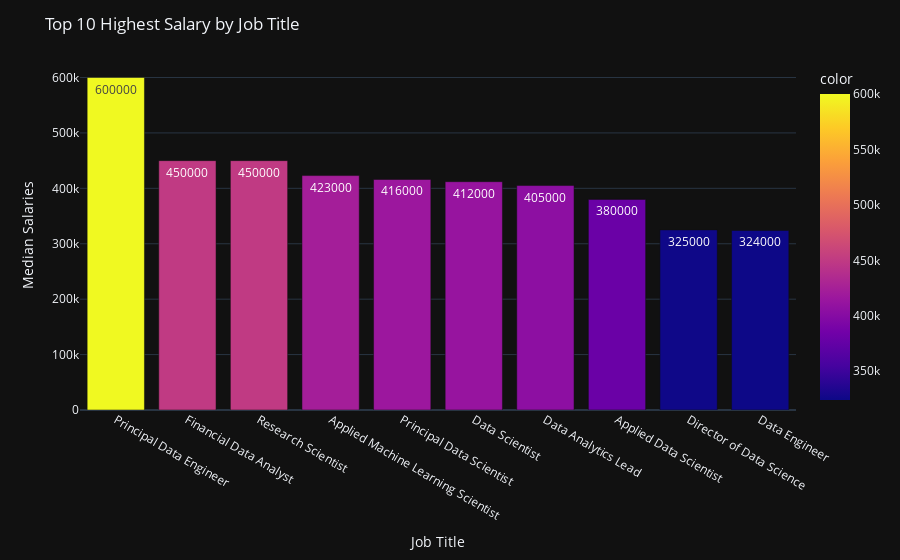
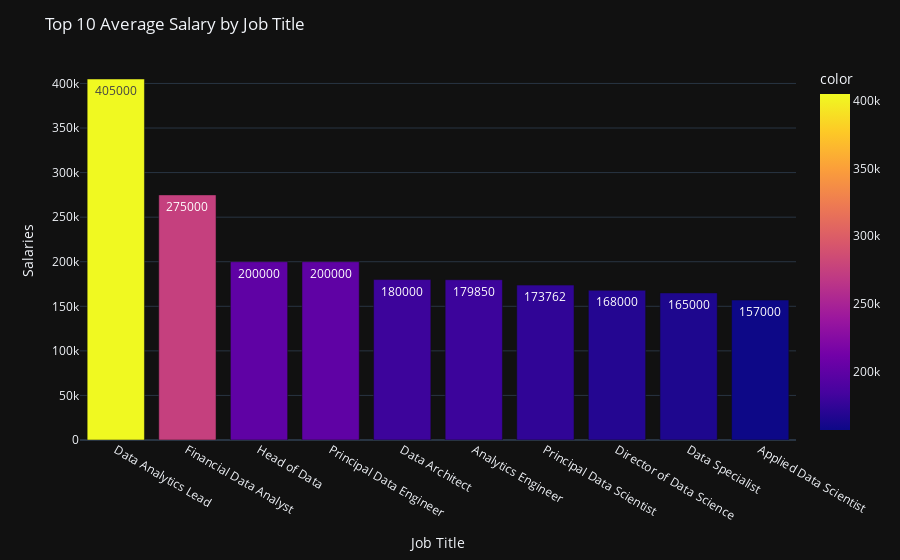

The notebook cell saved with these charts, in order:
### Markdown cell above
About salary by company size:
 - Mid sized companies have a higher distribution of salaries than a large size company
 - Small sized companies have the lowest salaries
 - Mean salaries are similar for mid and large sized companies

### Code cell
salary_job_highest = df.groupby(['salary_in_usd','job_title']).size().reset_index()
salary_job_highest = salary_job_highest.nlargest(10, 'salary_in_usd')

salary_job_avg = df.groupby(['job_title'])['salary_in_usd'].median().reset_index()
salary_job_avg = salary_job_avg.nlargest(10, 'salary_in_usd')

fig1 = px.bar(x=salary_job_highest['job_title'], y=salary_job_highest['salary_in_usd'], 
              text=salary_job_highest['salary_in_usd'], color=salary_job_highest['salary_in_usd'])

fig1.update_layout(
    xaxis_title="Job Title",
    yaxis_title="Median Salaries",
    title='Top 10 Highest Salary by Job Title',
    template='plotly_dark')

fig1.show()

fig2 = px.bar(x=salary_job_avg['job_title'],y=salary_job_avg['salary_in_usd'],text = salary_job_avg['salary_in_usd'], 
                   color = salary_job_avg['salary_in_usd'])

fig2.update_layout(
    xaxis_title="Job Title",
    yaxis_title="Salaries ",
    title='Top 10 Average Salary by Job Title',
    template='plotly_dark')

fig2.show()

### Figure 1 — Plotly figure (JSON) as saved in the notebook; plotly's stock layout.template omitted (floating-point values rounded to 4 significant figures)
{"data": [{"alignmentgroup": "True", "hovertemplate": "x=%{x}<br>y=%{y}<br>text=%{text}<br>color=%{marker.color}<extra></extra>", "legendgroup": "", "marker": {"color": [600000, 450000, 450000, 423000, 416000, 412000, 405000, 380000, 325000, 324000], "coloraxis": "coloraxis", "pattern": {"shape": ""}}, "name": "", "offsetgroup": "", "orientation": "v", "showlegend": false, "text": [600000, 450000, 450000, 423000, 416000, 412000, 405000, 380000, 325000, 324000], "textposition": "auto", "type": "bar", "x": ["Principal Data Engineer", "Financial Data Analyst", "Research Scientist", "Applied Machine Learning Scientist", "Principal Data Scientist", "Data Scientist", "Data Analytics Lead", "Applied Data Scientist", "Director of Data Science", "Data Engineer"], "xaxis": "x", "y": [600000, 450000, 450000, 423000, 416000, 412000, 405000, 380000, 325000, 324000], "yaxis": "y"}], "layout": {"barmode": "relative", "coloraxis": {"colorbar": {"title": {"text": "color"}}, "colorscale": [[0, "#0d0887"], [0.1111, "#46039f"], [0.2222, "#7201a8"], [0.3333, "#9c179e"], [0.4444, "#bd3786"], [0.5556, "#d8576b"], [0.6667, "#ed7953"], [0.7778, "#fb9f3a"], [0.8889, "#fdca26"], [1, "#f0f921"]]}, "legend": {"tracegroupgap": 0}, "margin": {"t": 60}, "title": {"text": "Top 10 Highest Salary by Job Title"}, "xaxis": {"anchor": "y", "domain": [0, 1], "title": {"text": "Job Title"}}, "yaxis": {"anchor": "x", "domain": [0, 1], "title": {"text": "Median Salaries"}}}}

### Figure 2 — Plotly figure (JSON) as saved in the notebook; plotly's stock layout.template omitted (floating-point values rounded to 4 significant figures)
{"data": [{"alignmentgroup": "True", "hovertemplate": "x=%{x}<br>y=%{y}<br>text=%{text}<br>color=%{marker.color}<extra></extra>", "legendgroup": "", "marker": {"color": [405000, 275000, 200000, 200000, 180000, 179850, 173762, 168000, 165000, 157000], "coloraxis": "coloraxis", "pattern": {"shape": ""}}, "name": "", "offsetgroup": "", "orientation": "v", "showlegend": false, "text": [405000, 275000, 200000, 200000, 180000, 179850, 173762, 168000, 165000, 157000], "textposition": "auto", "type": "bar", "x": ["Data Analytics Lead", "Financial Data Analyst", "Head of Data", "Principal Data Engineer", "Data Architect", "Analytics Engineer", "Principal Data Scientist", "Director of Data Science", "Data Specialist", "Applied Data Scientist"], "xaxis": "x", "y": [405000, 275000, 200000, 200000, 180000, 179850, 173762, 168000, 165000, 157000], "yaxis": "y"}], "layout": {"barmode": "relative", "coloraxis": {"colorbar": {"title": {"text": "color"}}, "colorscale": [[0, "#0d0887"], [0.1111, "#46039f"], [0.2222, "#7201a8"], [0.3333, "#9c179e"], [0.4444, "#bd3786"], [0.5556, "#d8576b"], [0.6667, "#ed7953"], [0.7778, "#fb9f3a"], [0.8889, "#fdca26"], [1, "#f0f921"]]}, "legend": {"tracegroupgap": 0}, "margin": {"t": 60}, "title": {"text": "Top 10 Average Salary by Job Title"}, "xaxis": {"anchor": "y", "domain": [0, 1], "title": {"text": "Job Title"}}, "yaxis": {"anchor": "x", "domain": [0, 1], "title": {"text": "Salaries "}}}}
